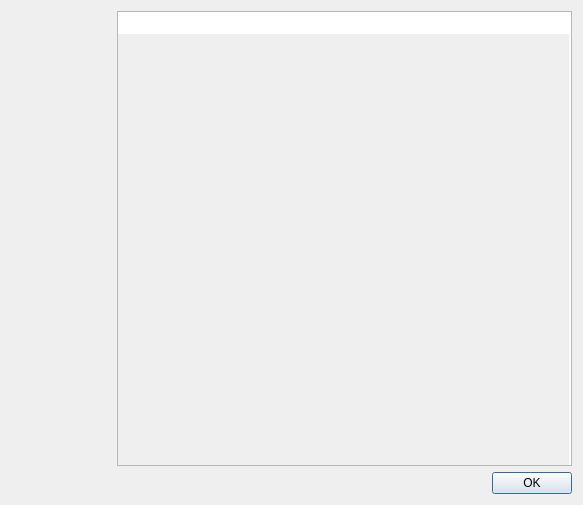
<?xml version="1.0" encoding="UTF-8"?>
<ui version="4.0">
 <class>Dialog</class>
 <widget class="QDialog" name="Dialog">
  <property name="geometry">
   <rect>
    <x>0</x>
    <y>0</y>
    <width>583</width>
    <height>505</height>
   </rect>
  </property>
  <property name="windowTitle">
   <string>Über</string>
  </property>
  <layout class="QVBoxLayout" name="verticalLayout">
   <item>
    <layout class="QGridLayout" name="gridLayout">
     <item row="0" column="2" rowspan="2">
      <widget class="QPlainTextEdit" name="text">
       <property name="enabled">
        <bool>true</bool>
       </property>
       <property name="autoFillBackground">
        <bool>true</bool>
       </property>
       <property name="frameShape">
        <enum>QFrame::StyledPanel</enum>
       </property>
       <property name="frameShadow">
        <enum>QFrame::Plain</enum>
       </property>
       <property name="readOnly">
        <bool>true</bool>
       </property>
       <property name="plainText">
        <string/>
       </property>
       <property name="backgroundVisible">
        <bool>true</bool>
       </property>
      </widget>
     </item>
     <item row="0" column="0">
      <widget class="QLabel" name="label">
       <property name="sizePolicy">
        <sizepolicy hsizetype="Fixed" vsizetype="Fixed">
         <horstretch>0</horstretch>
         <verstretch>0</verstretch>
        </sizepolicy>
       </property>
       <property name="minimumSize">
        <size>
         <width>80</width>
         <height>80</height>
        </size>
       </property>
       <property name="maximumSize">
        <size>
         <width>80</width>
         <height>80</height>
        </size>
       </property>
       <property name="text">
        <string/>
       </property>
       <property name="pixmap">
        <pixmap resource="icons.qrc">:/ToolBar/Bilder/network.svg</pixmap>
       </property>
       <property name="scaledContents">
        <bool>true</bool>
       </property>
      </widget>
     </item>
     <item row="1" column="0">
      <spacer name="verticalSpacer">
       <property name="orientation">
        <enum>Qt::Vertical</enum>
       </property>
       <property name="sizeHint" stdset="0">
        <size>
         <width>20</width>
         <height>40</height>
        </size>
       </property>
      </spacer>
     </item>
     <item row="0" column="1">
      <spacer name="horizontalSpacer">
       <property name="orientation">
        <enum>Qt::Horizontal</enum>
       </property>
       <property name="sizeType">
        <enum>QSizePolicy::Fixed</enum>
       </property>
       <property name="sizeHint" stdset="0">
        <size>
         <width>20</width>
         <height>20</height>
        </size>
       </property>
      </spacer>
     </item>
    </layout>
   </item>
   <item>
    <widget class="QDialogButtonBox" name="buttonBox">
     <property name="orientation">
      <enum>Qt::Horizontal</enum>
     </property>
     <property name="standardButtons">
      <set>QDialogButtonBox::Ok</set>
     </property>
    </widget>
   </item>
  </layout>
 </widget>
 <resources>
  <include location="icons.qrc"/>
 </resources>
 <connections>
  <connection>
   <sender>buttonBox</sender>
   <signal>accepted()</signal>
   <receiver>Dialog</receiver>
   <slot>accept()</slot>
   <hints>
    <hint type="sourcelabel">
     <x>248</x>
     <y>254</y>
    </hint>
    <hint type="destinationlabel">
     <x>157</x>
     <y>274</y>
    </hint>
   </hints>
  </connection>
  <connection>
   <sender>buttonBox</sender>
   <signal>rejected()</signal>
   <receiver>Dialog</receiver>
   <slot>reject()</slot>
   <hints>
    <hint type="sourcelabel">
     <x>316</x>
     <y>260</y>
    </hint>
    <hint type="destinationlabel">
     <x>286</x>
     <y>274</y>
    </hint>
   </hints>
  </connection>
 </connections>
</ui>
